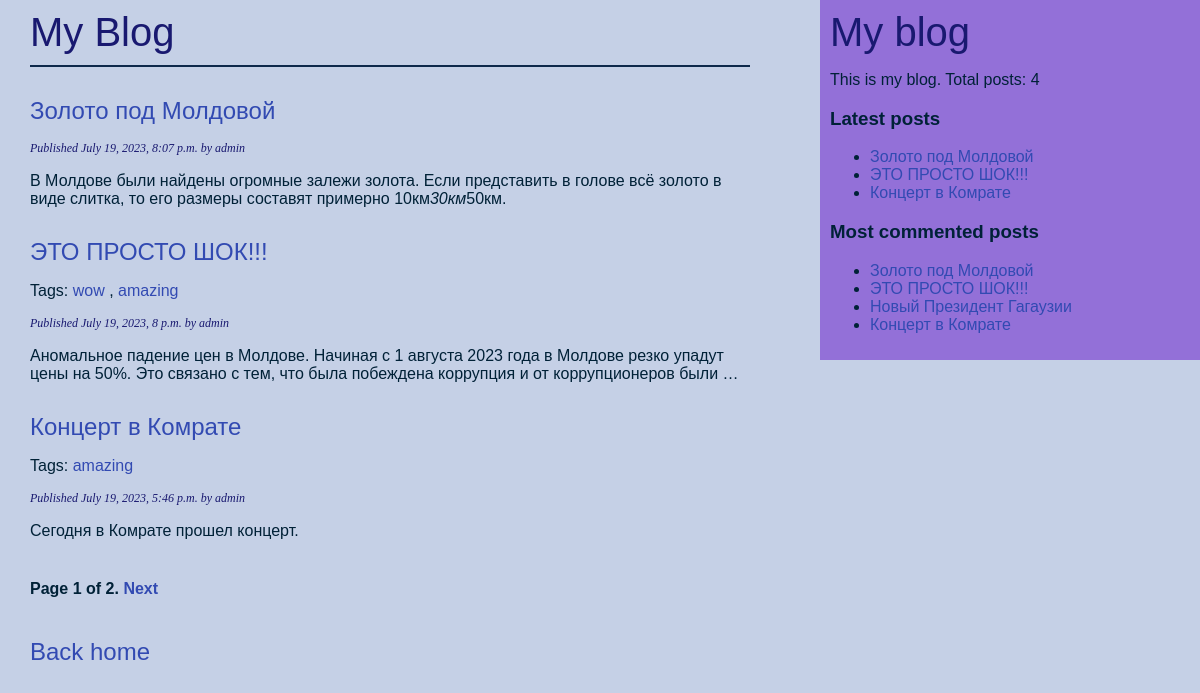
The page /blog/ on the database as committed earlier.
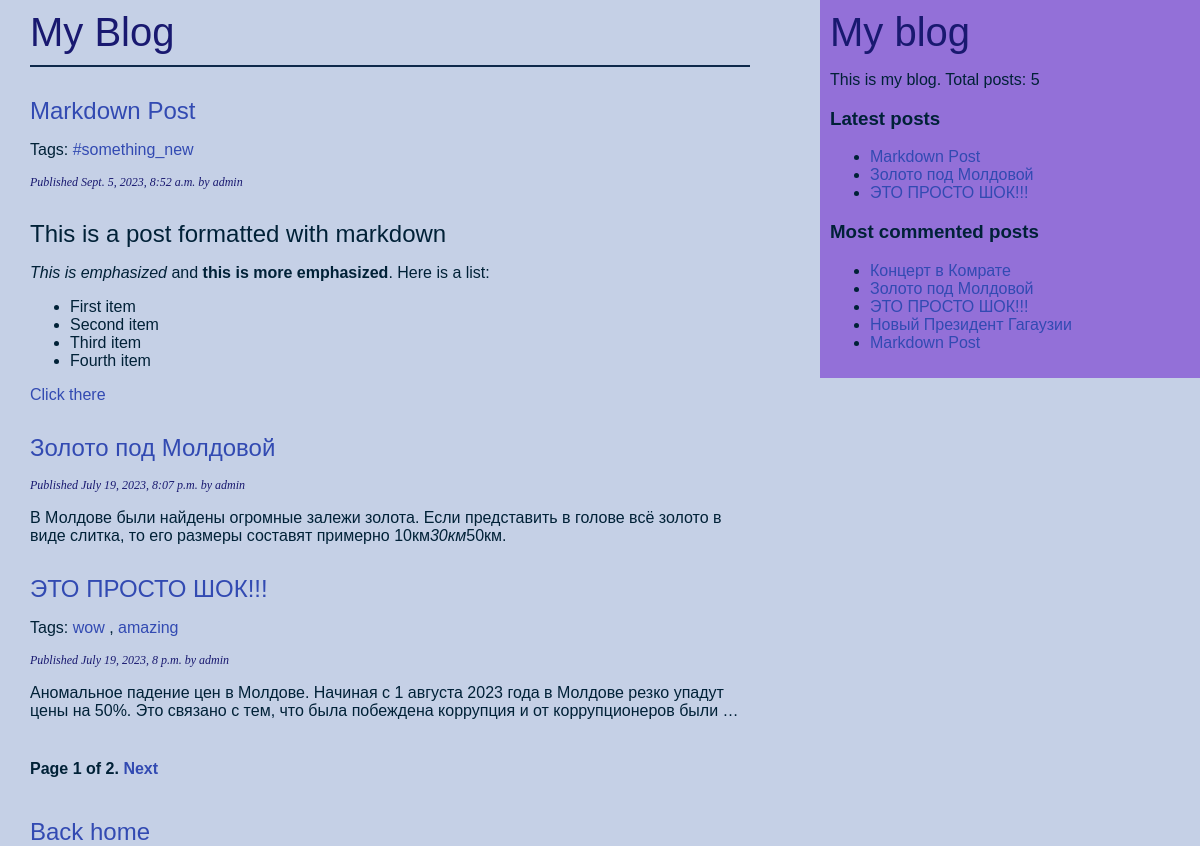
The same page on the database as committed later.
### blog/models.py (models this page shows, shortened)
class Post(models.Model):
    class Status(models.TextChoices):
        DRAFT = 'DF', 'Draft'
        PUBLISHED = 'PB', 'Published'
    title = models.CharField(max_length=250)
    slug = models.SlugField(max_length=250, unique_for_date='publish')
    author = models.ForeignKey(User,
                               on_delete=models.CASCADE,
                               related_name='blog_posts')
    body = models.TextField()
    publish = models.DateTimeField(default=timezone.now)
    created = models.DateTimeField(auto_now_add=True)
    updated = models.DateTimeField(auto_now=True)
    status = models.CharField(max_length=2,
                              choices=Status.choices,
                              default=Status.DRAFT)
    tags = TaggableManager()
    objects = models.Manager()
    published = PublishedManager()
    def get_absolute_url(self):
        return reverse('blog:post_detail',
                       args=[self.publish.year,
                             self.publish.month,
                             self.publish.day,
                             self.slug])
    class Meta:
        ordering = ['-publish']
        indexes = [
            models.Index(fields=['-publish']),
        ]

### blog/views.py (the view)
# urls.py: path('', views.post_list, name='post_list'),
def post_list(request, tag_slug=None):
    post_list_ = Post.published.all()
    tag = None
    if tag_slug:
        tag = get_object_or_404(Tag, slug=tag_slug)
        post_list_ = post_list_.filter(tags__in=[tag])
    paginator = Paginator(post_list_, 3)
    page_number = request.GET.get('page', 1)
    try:
        posts = paginator.page(page_number)
    except PageNotAnInteger:
        posts = paginator.page(1)
    except EmptyPage:
        posts = paginator.page(paginator.num_pages)
    return render(request, 'blog/post/list.html', {'posts': posts, 'tag': tag})

### blog/models.py (called while the page is built)
    def get_queryset(self):
        return super().get_queryset().filter(status=Post.Status.PUBLISHED)

### blog/templatetags/blog_tags.py (called while the page is built)
@register.simple_tag
def total_posts():
    return Post.published.count()

@register.inclusion_tag('blog/post/latest_posts.html')
def show_latest_posts(count=5):
    latest_post = Post.published.order_by('-publish')[:count]
    return {'latest_posts': latest_post}

@register.simple_tag
def get_most_commented_posts(count=5):
    return Post.published.annotate(total_comments=Count('comments')).order_by('-total_comments')[:count]

@register.filter(name='markdown')
def markdown_format(text):
    return mark_safe(markdown.markdown(text))

### blog/templates/blog/post/list.html (shortened to what this page needs)
{% extends "blog/base.html" %}
{% load blog_tags %}
{% block content %}
    <div id="logo-line-bottom">
        <a class="logo-link" href="{% url 'blog:post_list' %}" >My Blog</a>
    </div>
        {% for post in posts %}
            <h2>
                <a href="{{ post.get_absolute_url }}">
                    {{ post.title }}
                </a>
            </h2>
            <p class="tags">
                {% if post.tags.all %}
                    Tags:
                    {% for tag in post.tags.all %}
                        <a href="{% url 'blog:post_list_by_tag' tag.slug %}"> {{ tag.name }} </a>
                        {% if not forloop.last %}, {% endif %}
                    {% endfor %}
                {% endif %}
            </p>
            <p class="date">
                Published {{ post.publish }} by {{ post.author }}
            </p>
            {{ post.body|markdown|truncatewords_html:30 }}
        {% endfor %}
    {% include "pagination.html" with page=posts %}
    <h2>
        <a href="{% url 'home:view_home' %}">Back home</a>
    </h2>
{% endblock %}

### blog/templates/blog/base.html (shortened to what this page needs)
{% load blog_tags %}
{% load static %}
<!DOCTYPE html>
<html>
<head>
 <link href="{% static 'blog/css/blog.css' %}" rel="stylesheet">
</head>
<body>
 <div id="content">
 {% block content %}
 {% endblock %}
 </div>
 <div id="sidebar">
  <a class="logo-link" href="{% url 'blog:post_list' %}">My blog</a>
 <p>This is my blog.
  Total posts: {% total_posts %}
 </p>
  <h3>Latest posts</h3>
 {% show_latest_posts 3 %}
  <h3>Most commented posts</h3>
 {% get_most_commented_posts as most_commented_posts %}
 <ul>
 {% for post in most_commented_posts %}
 <li>
 <a href="{{ post.get_absolute_url }}">{{ post.title }}</a>
 </li>
 {% endfor %}
 </ul>
 </div>
</body>
</html>

### blog/templates/pagination.html (shortened to what this page needs)
<div class="pagination">
  <span class="step-links">
    <span class="current">
      Page {{ page.number }} of {{ page.paginator.num_pages }}.
    </span>
    {% if page.has_next %}
      <a href="?page={{ page.next_page_number }}">Next</a>
    {% endif %}
  </span>
 </div>

### blog/templates/blog/post/latest_posts.html
<ul>
 {% for post in latest_posts %}
 <li>
 <a href="{{ post.get_absolute_url }}">{{ post.title }}</a>
 </li>
 {% endfor %}
</ul>

### blog/static/blog/css/blog.css (style rules this page uses)
body { margin:0; padding:0; font-family:helvetica, sans-serif; background: #C5D0E6; color: #002137; }
a { color: #324AB2; text-decoration:none; }
.logo-link { text-decoration: none; color: #191970; font-size: 40px; font-weight:normal; }
h2 { font-weight:normal; margin:30px 0 0; }
#content { float:left; width:60%; padding:0 0 0 30px; margin-top: 10px; }
#sidebar { float:right; width:30%; padding:10px; background:#9370D8; height:100%; }
#logo-line-bottom { font-weight:normal; border-bottom:2px solid #0E294B; padding:0 0 10px 0; }
p.date { color: #191970; font-family: georgia, serif; font-size: 12px; font-style: italic; }
.pagination { margin:40px 0; font-weight:bold; }

Rows that differ between the two databases and show on the page:
no longer on one of the page's lists (row unchanged): Post: title "Концерт в Комрате", publish "July 19, 2023, 5:46 p.m.", author "admin", body "Сегодня в Комрате прошел концерт."
added Post: title "Markdown Post", publish "Sept. 5, 2023, 8:52 a.m.", author "admin", body "This is a post formatted with markdown This is emphasized and this is more emphasized . Here is a list: First item Second item Third item Fourth item Click there"
added Tag: name "#something_new", shown under "Markdown Post"
shown differently, row unchanged: Post "Концерт в Комрате": loses Tag (name "amazing"); moves up the list
Other text that changed with them:
text no longer shown: "4"
text now shown: "5"
